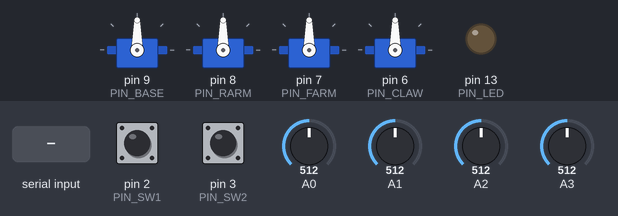
Bench run of a sketch on a simulated Arduino Uno, built with avr-gcc and run on an emulated ATmega328P. Shown: 4 × servo, output pins drawn as LEDs (lit = HIGH). The inputs (shaded band) are chosen by the test bench; at power-on: pin 3 (PIN_SW2) HIGH, pin 2 (PIN_SW1) HIGH, A0 = 512, A1 = 512, A2 = 512, A3 = 512. What the sketch prints to the serial monitor is not drawn.

Above: at 2.3 s.
2.4 s: pin 3 (PIN_SW2) pulled LOW for 0.15 s
At 2.85 s:
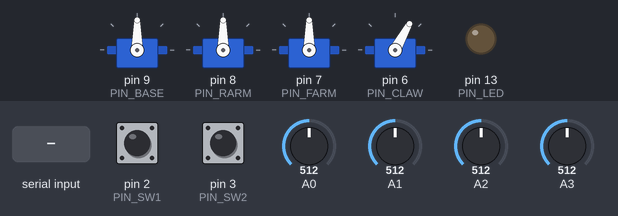
At 3.6 s:
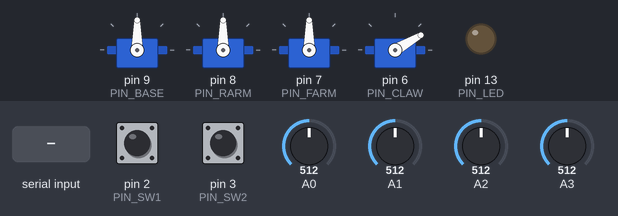
4.8 s: "1\n" received over Serial
At 5.25 s:
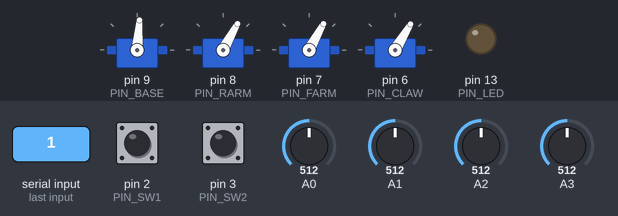
10.8 s: "2\n" received over Serial
13.8 s: pin 3 (PIN_SW2) pulled LOW for 1 s
At 15.7 s:
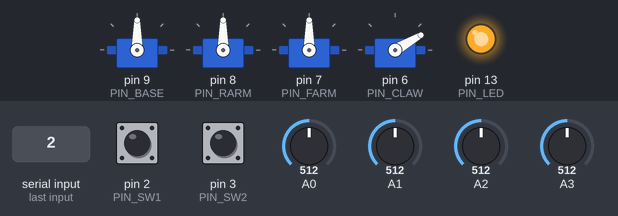
16.8 s: "1\n" received over Serial
25.8 s: pin 2 (PIN_SW1) pulled LOW for 1 s
Timing chart, 0 to 37.0 s (numbered marks = the images above; inputs shaded):
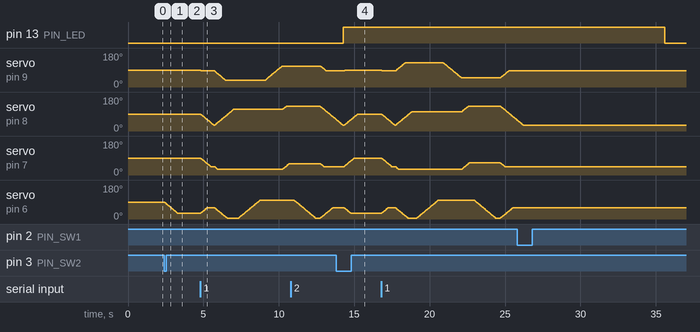

Measured:
- after the input at 2.4 s, servo on pin 6 (PIN_CLAW): moves from 90° to 30° over 0.90 s, starting at once
- after the input at 13.8 s, servo on pin 9 (PIN_BASE): 85° → 90° after 0.54 s; servo on pin 7 (PIN_FARM): moves from 45° to 90° over 0.67 s, starting after 0.54 s; servo on pin 6 (PIN_CLAW): moves from 60° to 30° over 0.43 s, starting after 0.54 s

The sketch:

Task3.ino
```cpp
/*
 * ============================================================================
 *  文件：Task3.ino
 *  工程：Task3 —— 按键控制与录制播放（考核方向内 20%，联合电路方向）
 * ----------------------------------------------------------------------------
 *  考核点：电路方向自制 Arduino 板捕获 4 个按键 → 通过串口发送指令 →
 *          本 Arduino 接收后驱动机械臂执行：
 *
 *    按键1（循环执行，10%）：循环触发任务二的夹取动作 A→B→C→A→…
 *    按键2（录制）：         按一次开始录制（摇杆操控机械臂，时长>10s、
 *                           体现明显位移），再按一次结束并保存动作数据
 *    按键3（播放，10%）：    自动调取上一次录制数据并完整复现
 *    按键4（回中，5%）：     回归初始姿态
 *
 *  串口协议（自制板 → 本板，9600 波特率）：
 *    '1' 循环夹取    '2' 录制开始/结束    '3' 播放    '4' 回中
 *   （同时保留 D2/D3 摇杆按键作为本地调试备用：左摇杆=播放, 右摇杆=回中）
 *
 *  录制设计：
 *    每 REC_SAMPLE_MS 采样一帧（4 关节角度），最多 REC_MAX_FRAMES 帧
 *    默认 50ms × 220帧 ≈ 11 秒，满足考核">10秒"要求
 *    内存估算：220 帧 × 4 字节 ≈ 880B，Arduino Uno 2KB SRAM 内安全
 *
 *  硬件接线：
 *    舵机：base=D9  rArm=D8  fArm=D7  claw=D6
 *    摇杆：A3/A2/A1/A0（录制时操控用）
 *    按键：D2/D3（本地备用）；LED D13（录制指示）
 * ============================================================================
 */
#include <Servo.h>            // Arduino 舵机驱动库（标准库）

/* ---------------- 引脚定义 ---------------- */
#define PIN_BASE  9           // 底座舵机 → 数字引脚 9
#define PIN_RARM  8           // 后臂舵机 → 数字引脚 8
#define PIN_FARM  7           // 前臂舵机 → 数字引脚 7
#define PIN_CLAW  6           // 夹爪舵机 → 数字引脚 6
#define PIN_SW1   2           // 左摇杆按键（本地备用：播放，ArmJoystick V3.0 固定 D2）
#define PIN_SW2   3           // 右摇杆按键（本地备用：回中，ArmJoystick V3.0 固定 D3）
#define PIN_LED   13          // 板载 LED（录制状态指示）

/* ---------------- 摇杆模拟引脚 ----------------
 * 录制时用摇杆操控机械臂，映射与 Task1.1/test1.1 一致 */
#define JOY1_X    A3          // 右摇杆上下 → 后臂
#define JOY1_Y    A2          // 右摇杆左右 → 底座
#define JOY2_X    A1          // 左摇杆上下 → 前臂
#define JOY2_Y    A0          // 左摇杆左右 → 夹爪

/* ---------------- 舵机限位 ---------------- */
#define BASE_MIN  0           // 底座角度下限
#define BASE_MAX  180         // 底座角度上限
#define RARM_MIN  30          // 后臂角度下限
#define RARM_MAX  160         // 后臂角度上限（防堵转）
#define FARM_MIN  30          // 前臂角度下限
#define FARM_MAX  130         // 前臂角度上限
#define CLAW_MIN  5           // 夹爪张开极限
#define CLAW_MAX  100         // 夹爪闭合极限

/* ---------------- 摇杆参数 ---------------- */
#define JOY_CENTER   512      // 摇杆模拟值中点
#define JOY_DEADBAND 25       // 死区（中位 ±25 内不动）
#define JOY_MAX_STEP 1        // 单轮最大角度增量

/* ---------------- 摇杆方向配置（初始化时校准） ----------------
 * 与 Task1.1/test1.1 实测一致：+1=正向，-1=反向。
 *   右摇杆上下=A3 → 后臂(-1)    右摇杆左右=A2 → 底座(-1)
 *   左摇杆上下=A1 → 前臂(-1)    左摇杆左右=A0 → 夹爪(+1)
 * 录制时摇杆操控方向与 Task1.1 完全一致 */
#define DIR_JOY1_X  -1         // 后臂方向系数
#define DIR_JOY1_Y  -1         // 底座方向系数
#define DIR_JOY2_X  -1         // 前臂方向系数
#define DIR_JOY2_Y  +1         // 夹爪方向系数

/* ---------------- 录制参数 ---------------- */
#define REC_SAMPLE_MS   50    // 采样间隔 50ms → 220帧≈11秒，满足 >10s 要求
#define REC_MAX_FRAMES  220   // 最多帧数（4字节/帧，共约 880B RAM）

/* ---------------- 运动速度 ---------------- */
int servoDelay = 15;          // 每转 1° 的延时毫秒数

/* ---------------- 舵机对象与当前角度 ---------------- */
Servo base, rArm, fArm, claw; // 4 个舵机对象
int curBase = 90;             // 底座当前角度
int curRArm = 90;             // 后臂当前角度
int curFArm = 90;             // 前臂当前角度
int curClaw = 90;             // 夹爪当前角度

/* ==================== 录制帧缓冲 ====================
 * 每帧保存 4 个关节角度（uint8_t 足够，角度 0~180 < 256）
 * 录制时按时间间隔逐帧记录，播放时逐帧还原 */
struct Frame { uint8_t b, r, f, c; };  // 一帧 = 底座/后臂/前臂/夹爪角度
Frame frames[REC_MAX_FRAMES];          // 帧缓冲数组
int   recCount = 0;                    // 已录制的帧数
bool  recording = false;               // 是否正在录制
bool  hasRecord = false;               // 是否已有可播放的数据

/* ---------------- 串口行缓冲 ---------------- */
char lineBuf[16];             // 一行指令的字符缓冲
int  lineLen = 0;             // 缓冲中已接收的字符数

/* ==================== 点位定义（按实物标定！） ====================
 * 与 Task2 相同：按键1 循环夹取 A/B/C 时使用这些点位。
 * 目前为示例值，联调时须按实物标定后填入。 */
struct Pose { int b, r, f, c; };
const Pose HOME    = { 85, 30, 45, 60 };   // 待机位（与 Task2 同步）
const Pose GRAB_A  = { 36, 114, 30, 45 };  // 抓取 A（与 Task2 同步）
const Pose GRAB_B  = { 128, 102, 30, 45 }; // 抓取 B（与 Task2 同步）
const Pose GRAB_C  = { 140, 78, 30, 45 };  // 抓取 C（与 Task2 同步）
const Pose PLACE_A = { 111, 130, 60, 45 }; // 放置 A（与 Task2 同步）
const Pose PLACE_B = { 49, 131, 64, 45 };  // 放置 B（与 Task2 同步）
const Pose PLACE_C = { 80, 60, 70, 45 };   // 放置 C（与 Task2 同步）
const int GRIP_CLOSE = CLAW_MAX;           // 闭合=夹住
const int GRIP_OPEN  = CLAW_MIN;           // 张开=放下

/* ==================== 基础工具函数 ==================== */

/* 角度限位钳制：把 v 限制在 [lo, hi] 内 */
int clampVal(int v, int lo, int hi){
  return (v < lo) ? lo : ((v > hi) ? hi : v);
}

/* ==================== 多舵机同步移动 ====================
 * 功能：4 个关节同步逐度运动到目标角度（带限位保护） */
void syncMove(int tBase, int tRArm, int tFArm, int tClaw, int stepMs){
  tBase = clampVal(tBase, BASE_MIN, BASE_MAX);
  tRArm = clampVal(tRArm, RARM_MIN, RARM_MAX);
  tFArm = clampVal(tFArm, FARM_MIN, FARM_MAX);
  tClaw = clampVal(tClaw, CLAW_MIN, CLAW_MAX);
  bool done = false;
  while (!done){
    done = true;
    if (curBase != tBase){ curBase += (tBase > curBase) ? 1 : -1; base.write(curBase);  done = false; }
    if (curRArm != tRArm){ curRArm += (tRArm > curRArm) ? 1 : -1; rArm.write(curRArm); done = false; }
    if (curFArm != tFArm){ curFArm += (tFArm > curFArm) ? 1 : -1; fArm.write(curFArm); done = false; }
    if (curClaw != tClaw){ curClaw += (tClaw > curClaw) ? 1 : -1; claw.write(curClaw); done = false; }
    delay(stepMs);
  }
}

/* 整体移动到某点位 */
void moveTo(const Pose &p, int stepMs){ syncMove(p.b, p.r, p.f, p.c, stepMs); }

/* ==================== 夹取并放置（供按键1使用） ====================
 * 完整动作序列：回待机→下降抓取→闭合→抬升→平移→下降→张开→回待机 */
void pickAndPlace(const Pose &grab, const Pose &place, int lift = 15){
  moveTo(HOME, servoDelay);                         // 回待机
  int hiR = grab.r;                                 // 高度位后臂角
  int hiF = grab.f - lift;                          // 高度位前臂角（上抬）
  syncMove(grab.b, hiR, hiF, GRIP_OPEN, servoDelay);// 到抓取点上方
  syncMove(grab.b, grab.r, grab.f, GRIP_OPEN, servoDelay); // 下降
  delay(300);
  syncMove(grab.b, grab.r, grab.f, GRIP_CLOSE, servoDelay); // 闭合夹爪
  delay(300);
  syncMove(grab.b, hiR, hiF, GRIP_CLOSE, servoDelay);// 抬升
  syncMove(place.b, hiR, hiF, GRIP_CLOSE, servoDelay); // 平移
  syncMove(place.b, place.r, place.f, GRIP_CLOSE, servoDelay); // 下降
  delay(300);
  syncMove(place.b, place.r, place.f, GRIP_OPEN, servoDelay); // 张开放下
  delay(300);
  moveTo(HOME, servoDelay);                         // 回待机
}

/* ==================== 回中 ====================
 * 功能：所有关节回到初始姿态（90/90/90/夹爪30） */
void centerAll(){
  Serial.println(">>> 回中");
  syncMove(90, 90, 90, 30, servoDelay);
}

/* ==================== 摇杆轴增量 ====================
 * 死区内返回 0，越推越远返回越大（±1 ~ ±JOY_MAX_STEP） */
int axisDelta(int pin){
  int v = analogRead(pin);
  if (v > JOY_CENTER + JOY_DEADBAND){
    int span = 1023 - (JOY_CENTER + JOY_DEADBAND);
    if (span <= 0) return 1;
    return map(v - (JOY_CENTER + JOY_DEADBAND), 0, span, 1, JOY_MAX_STEP);
  }
  if (v < JOY_CENTER - JOY_DEADBAND){
    int span = JOY_CENTER - JOY_DEADBAND;
    if (span <= 0) return -1;
    return -map((JOY_CENTER - JOY_DEADBAND) - v, 0, span, 1, JOY_MAX_STEP);
  }
  return 0;
}

/* ==================== 按键1：循环夹取 ====================
 * 功能：依次执行 夹取A→夹取B→夹取C→夹取A→… 循环
 * 实现：pickCycle 记录当前轮到哪个物体，执行后 +1 取模循环 */
int pickCycle = 0;            // 0→A 1→B 2→C 循环计数

void button1LoopPick(){
  Serial.print(">>> 循环夹取 第"); Serial.print(pickCycle + 1); Serial.println(" 个物体");
  switch (pickCycle){
    case 0: pickAndPlace(GRAB_A, PLACE_A); break;   // 第一次按：夹取A
    case 1: pickAndPlace(GRAB_B, PLACE_B); break;   // 第二次按：夹取B
    default: pickAndPlace(GRAB_C, PLACE_C); break;  // 第三次按：夹取C
  }
  pickCycle = (pickCycle + 1) % 3;                  // 循环：4,5,6... 回到A
}

/* ==================== 按键2：录制 ====================
 * 功能：切换录制状态（开始/结束）
 * 实现：
 *   首次按 → 清空缓冲、置 recording=true、LED 常亮提示录制中
 *   再次按 → 结束录制，记录帧数，LED 熄灭
 * 说明：录制期间需用摇杆操控机械臂完成一段 >10s 的明显位移动作 */
void button2Record(){
  if (!recording){                                  // 当前未在录制 → 开始
    recCount = 0;                                   // 清空旧数据
    recording = true;                               // 进入录制状态
    hasRecord = false;                              // 旧播放数据作废
    digitalWrite(PIN_LED, HIGH);                    // LED 常亮 = 录制中
    Serial.println(">>> 录制开始：请摇杆操控机械臂（>10秒明显位移），再按一次结束");
  } else {                                          // 当前录制中 → 结束
    recording = false;                              // 退出录制状态
    hasRecord = (recCount > 0);                     // 有帧才算有数据
    digitalWrite(PIN_LED, LOW);                     // LED 熄灭
    Serial.print(">>> 录制结束，共 "); Serial.print(recCount);
    Serial.println(" 帧");
  }
}

/* ==================== 录制采样 ====================
 * 功能：把当前 4 关节角度存入下一帧（由 loop 按 REC_SAMPLE_MS 定时调用）
 * 说明：帧数满时自动结束录制（防止缓冲溢出） */
void captureFrame(){
  if (recCount < REC_MAX_FRAMES){
    frames[recCount].b = curBase;                   // 存底座角度
    frames[recCount].r = curRArm;                   // 存后臂角度
    frames[recCount].f = curFArm;                   // 存前臂角度
    frames[recCount].c = curClaw;                   // 存夹爪角度
    recCount++;                                     // 帧数 +1
  }
}

/* ==================== 按键3：播放 ====================
 * 功能：逐帧复现上一次录制动作
 * 实现：对每帧调用 syncMove 平滑移动到该帧角度（每帧延时 5ms/度）
 * 说明：若没有录制数据则提示并返回 */
void button3Play(){
  if (!hasRecord){                                  // 无数据
    Serial.println("! 没有可播放的录制数据");
    return;
  }
  Serial.print(">>> 播放 "); Serial.print(recCount); Serial.println(" 帧");
  for (int i = 0; i < recCount; i++){               // 逐帧还原
    syncMove(frames[i].b, frames[i].r, frames[i].f, frames[i].c, 5);
    delay(1);                                       // 帧间小延时保证稳定
  }
  Serial.println(">>> 播放完成");
}

/* ==================== 串口指令解析 ====================
 * 功能：处理一行串口指令（自制板按键指令 '1'~'4'） */
void handleCommand(const char *line){
  int len = strlen(line);
  if (len == 0) return;
  char c = line[0];                                 // 取首字符
  switch (c){                                       // 按指令分发
    case '1': button1LoopPick(); break;             // 按键1：循环夹取
    case '2': button2Record(); break;               // 按键2：录制/结束
    case '3': button3Play(); break;                 // 按键3：播放
    case '4': centerAll(); break;                   // 按键4：回中
    default:  Serial.println("! 未知指令（1循环夹取/2录制/3播放/4回中）"); break;
  }
}

/* ==================== 串口逐行读取 ==================== */
void readSerialLine(){
  while (Serial.available()){
    char ch = Serial.read();
    if (ch == '\n' || ch == '\r'){                  // 行结束
      if (lineLen > 0){
        lineBuf[lineLen] = '\0';
        handleCommand(lineBuf);
        lineLen = 0;
      }
    } else if (lineLen < (int)sizeof(lineBuf) - 1){
      lineBuf[lineLen++] = ch;
    } else {
      lineLen = 0;                                  // 溢出丢弃
    }
  }
}

/* ==================== 本地按键检测 ====================
 * 功能：读取板载摇杆按键 D2/D3（本地调试备用，防抖 300ms）
 *  D2=左摇杆按键=播放    D3=右摇杆按键=回中
 * 说明：正式演示时按键来自电路方向自制板（走串口指令），
 *       这两个本地键仅方便独立调试 */
void checkLocalButtons(){
  static unsigned long lastSw1 = 0, lastSw2 = 0;    // 上次触发时间（防抖）
  unsigned long now = millis();
  if (digitalRead(PIN_SW1) == LOW && now - lastSw1 > 300){ lastSw1 = now; button3Play(); } // 左摇杆按键=播放
  if (digitalRead(PIN_SW2) == LOW && now - lastSw2 > 300){ lastSw2 = now; centerAll(); }   // 右摇杆按键=回中
}

/* ==================== 初始化 ==================== */
void setup(){
  pinMode(PIN_SW1, INPUT_PULLUP);                   // D2 输入上拉（按下=低电平）
  pinMode(PIN_SW2, INPUT_PULLUP);                   // D3 输入上拉
  pinMode(PIN_LED, OUTPUT);                         // LED 输出
  digitalWrite(PIN_LED, LOW);                       // 初始熄灭

  base.attach(PIN_BASE);  delay(200);
  rArm.attach(PIN_RARM);  delay(200);
  fArm.attach(PIN_FARM);  delay(200);
  claw.attach(PIN_CLAW);  delay(200);

  base.write(90); rArm.write(90); fArm.write(90); claw.write(90);
  delay(300);

  Serial.begin(9600);
  Serial.println("=== Task3 按键控制与录制播放 ===");
  Serial.println("串口指令：1循环夹取 | 2录制 | 3播放 | 4回中");
  Serial.println("（录制时请摇杆操控机械臂）");
}

/* ==================== 主循环 ====================
 * 每轮：
 *   1. 处理串口指令
 *   2. 检测本地按键（D4/D5）
 *   3. 若处于录制模式：摇杆实时操控 + 定时采样记录 */
void loop(){
  readSerialLine();                                 // 串口指令
  checkLocalButtons();                              // 本地按键

  if (recording){                                   // 录制模式
    /* 摇杆实时操控（方向系数见配置区 DIR_JOYx 常量，与 Task1.1 一致） */
    int dRArm = DIR_JOY1_X * axisDelta(JOY1_X);     // 右摇杆上下 → 后臂
    int dBase = DIR_JOY1_Y * axisDelta(JOY1_Y);     // 右摇杆左右 → 底座
    int dFArm = DIR_JOY2_X * axisDelta(JOY2_X);     // 左摇杆上下 → 前臂
    int dClaw = DIR_JOY2_Y * axisDelta(JOY2_Y);     // 左摇杆左右 → 夹爪
    if (dBase || dRArm || dFArm || dClaw){          // 有摇杆输入
      if (dBase){ curBase = clampVal(curBase + dBase, BASE_MIN, BASE_MAX); base.write(curBase); }
      if (dRArm){ curRArm = clampVal(curRArm + dRArm, RARM_MIN, RARM_MAX); rArm.write(curRArm); }
      if (dFArm){ curFArm = clampVal(curFArm + dFArm, FARM_MIN, FARM_MAX); fArm.write(curFArm); }
      if (dClaw){ curClaw = clampVal(curClaw + dClaw, CLAW_MIN, CLAW_MAX); claw.write(curClaw); }
      delay(10);                                    // 操控节拍
    }
    /* 定时采样：每 REC_SAMPLE_MS 记录一帧 */
    static unsigned long lastSample = 0;            // 上次采样时间
    if (millis() - lastSample >= REC_SAMPLE_MS){
      lastSample = millis();
      captureFrame();                               // 记录当前帧
      if (recCount >= REC_MAX_FRAMES){              // 帧数已满
        recording = false;                          // 自动结束录制
        hasRecord = true;
        digitalWrite(PIN_LED, LOW);
        Serial.println("! 帧数已满，自动结束录制");
      }
    }
  }
}
```
